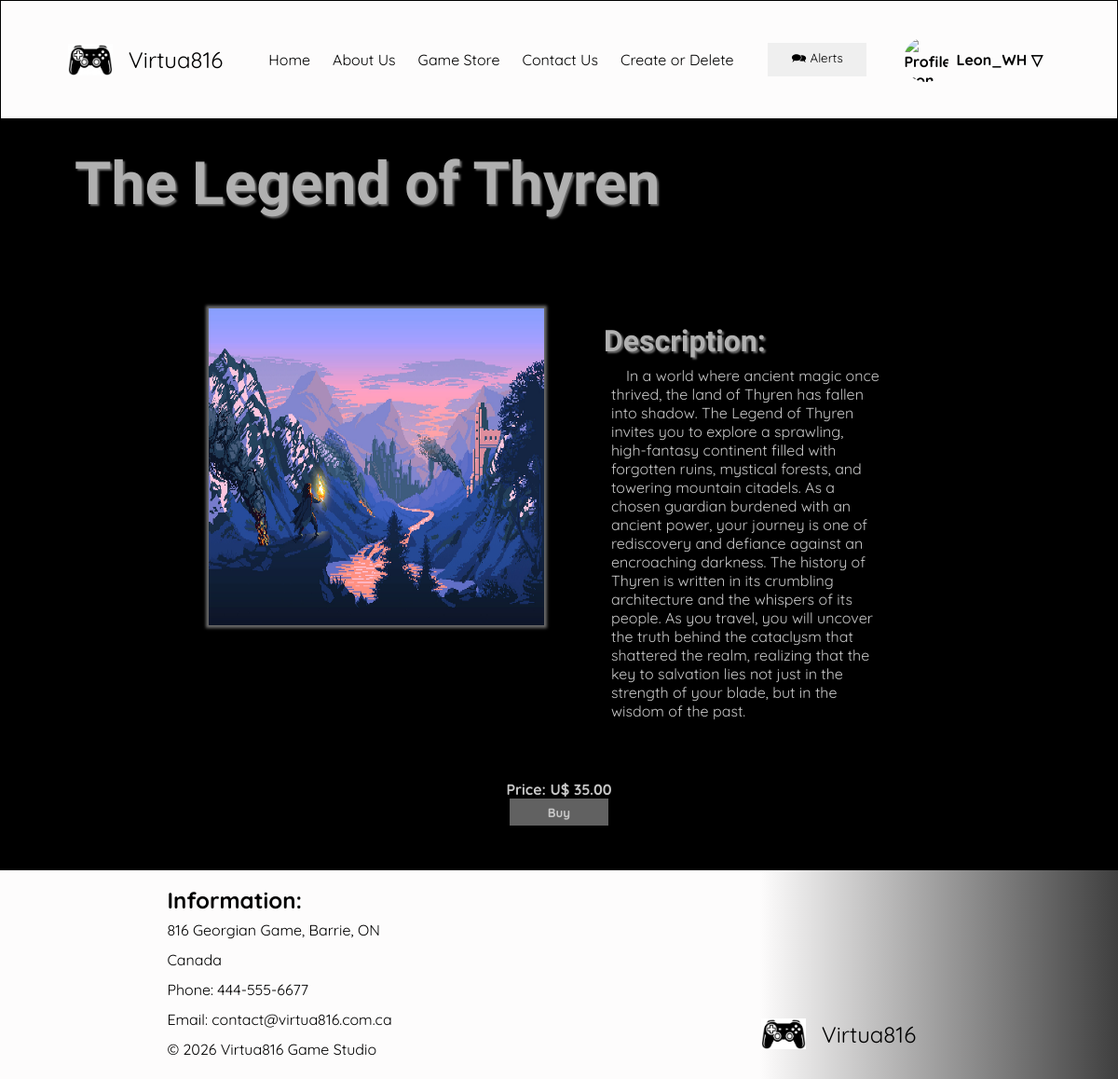
The app's page /index.php?page=productPage&id=3 with its own data.
### tables this page shows
CREATE TABLE IF NOT EXISTS product_final_project (
    product_id INT AUTO_INCREMENT PRIMARY KEY,
    product_name VARCHAR(255) NOT NULL,
    short_description VARCHAR(255) NOT NULL,
    full_description TEXT NOT NULL,
    product_price FLOAT NOT NULL,
    product_image VARCHAR(255) NOT NULL,
    quantity_in_stock INT NOT NULL
);

### index.php (called while the page is built, shortened)
<?php
    require_once "./classes/Products.php";
    $database = new Database(DB_HOST, DB_NAME, DB_USER, DB_PASS);
    $productObject = new Products($database);
    $productId = isset($_GET['id']) ? (int)$_GET['id'] : 0;
    $product = $productObject->getSingleProduct($productId);
    require "./templates/header.php";
       $page = isset($_GET['page']) ? $_GET['page'] : 'shopPage';
       require $page . ".php";
    require "./templates/footer.php";
?>

### classes/Products.php (called while the page is built, shortened)
<?php
    class Products{
        private $db;
        public function __construct(Database $db){
            $this->db = $db;
        }
        public function getSingleProduct($product_id){
             try{
                $conn = $this->db->connect();
                $stmt = $conn->prepare("SELECT product_id, product_name, short_description, full_description, product_price, product_image, quantity_in_stock FROM product_final_project WHERE product_id = :product_id");
                $stmt->execute([':product_id' => $product_id]);
                $result = $stmt->fetch(PDO::FETCH_OBJ);
                return $result ? $result : null;
            }
            catch(PDOException $error){
                throw new Exception("Product error: " . $error->getMessage());
            }
        }
    }
?>

### productPage.php (the view)
<h1 class="title-general"><?php echo $product->product_name; ?></h1>
<main class="product-detail" id="product-detail">
    <article class="product-detail-card">
        <div class="product-detail-image">
            <img src="<?php echo $product->product_image; ?>" alt="<?php echo $product->product_name; ?>">
        </div>
        <div class="product-detail-description">
        <h2 class="subTitle">Description:</h2>
        <p class="product-detail-paragraph">
           <?php echo $product->full_description; ?>
        </p>
        </div>
    </article>
    <div class="product-detail-price">
        <p>Price: <?php echo "U$ " . number_format($product->product_price, 2, '.', ''); ?><p>
        <button class="product-card-btn" type="button">Buy</button>
    </div>
</main>

### css/style.css (style rules this page uses)
:root { --font-Quicksand:"Quicksand", sans-serif; --font-SmoochSans: "Smooch Sans", sans-serif; --primary-background-color: #000000; --primary-color: #fdfcfc; --secondary-color: #3f3f3f; --secondary-color-variation: #6a6a6a; --primary-font-color: #c7c7c7; --title-font-color: #b0b0b0; --secondary-font-color: #000000; --hover-effetct-color: #9b9b9b; --active-effect-color: #c4c4c4; --anchor-font-color: #8c9dff; --btn-color: #616161; }
* { margin: 0; padding: 0; box-sizing: border-box; font-family:var(--font-Quicksand); }
body { background: var(--primary-background-color); }
main { display: flex; flex-direction: row; justify-content:space-around; background: var(--primary-background-color); color: var(--primary-font-color); }
.title-general { display: block; font-family: var(--font-SmoochSans); color: var(--title-font-color); text-shadow: 2px 2px 2px var(--secondary-color-variation); margin: 2rem 2rem 2rem 5rem; font-size: clamp(4rem, 5vw, 6rem); font-weight: bold; }
.subTitle { font-family: var(--font-SmoochSans); color: var(--title-font-color); text-shadow: 2px 2px 2px var(--secondary-color-variation); margin: 1rem 1rem 0.5rem 1rem; font-size: clamp(1.2rem, 5vw, 2rem); font-weight: bold; }
.product-card-btn { display: flex; justify-self: center; justify-content: center; padding: 0.5em; width: 8em; border: none; transition: all 0.2s ease; background: var(--btn-color); color: var(--primary-font-color); font-weight: bold; }
.product-detail { display: grid; grid-template-columns: 1fr; align-items: center; justify-items: center; padding: 2rem; }
.product-detail-card { display: grid; grid-template-columns: repeat(2, 1fr); justify-content: center; padding: 2rem; }
.product-detail-image { width: clamp(260px, 30vw, 520px); height: clamp(160px, 30vw, 340px); overflow: hidden; box-shadow: 0px 0px 3px 3px var(--secondary-color-variation); margin-right: 1rem; }
.product-detail-image img { width: 100%; height: 100%; justify-self: center; }
.product-detail-description { text-indent: 1rem; padding: 0rem 1rem 1rem 1rem; width: clamp(30ch, 30vw, 60ch); }
.product-detail-paragraph { margin-left: 2.5rem; }
.product-detail-price { font-weight: bold; padding: 1rem; }

### records on screen
product_final_project: product_name "The Legend of Thyren", product_image (picture), full_description "In a world where ancient magic once thrived, the land of Thyren has fallen into shadow. The Legend of Thyren invites you to explore a sprawling, high-fantasy continent filled with forgotten ruins, mystical forests, and towering mountain citadels. As a chosen guardian burdened with an ancient power, your journey is one of rediscovery and defiance against an encroaching darkness. The history of Thyren is written in its crumbling architecture and the whispers of its people. As you travel, you will uncover the truth behind the cataclysm that shattered the realm, realizing that the key to salvation lies not just in the strength of your blade, but in the wisdom of the past.", product_price "35.00"
